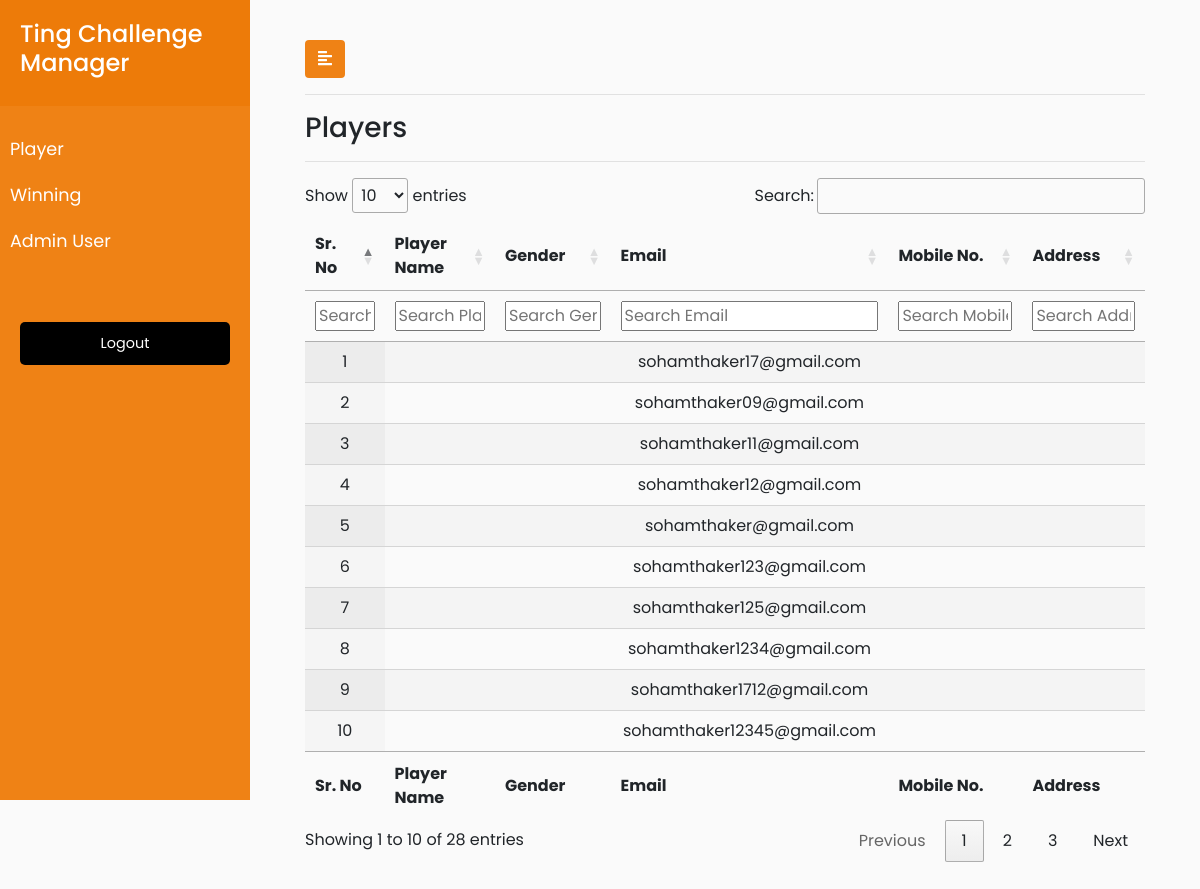
The app's page /all_players with its own data.
### ting_hiring_challenge_app/models.py (models this page shows, shortened)
class PlayerRegistration(models.Model):
    player_name = models.CharField(max_length=200,blank='True')
    player_gender = models.CharField(max_length=200,blank='True')
    player_mobile_no = models.CharField(max_length=20,blank='True')
    player_email = models.CharField(max_length=100)
    player_address = models.TextField(max_length=900,blank=True)
    player_retry = models.BooleanField(default=True)
    created_at = models.DateTimeField(default=timezone.now,blank='True')
    updated_at = models.DateTimeField(default=timezone.now,blank='True')

### ting_hiring_challenge_app/views.py (the view)
# urls.py: path('all_players',views.all_players,name='all_players'),
def all_players(request):
    player_list = PlayerRegistration.objects.all()
    data={'player_list':player_list}
    return render(request, 'ting_hiring_challenge_app/player_table.html',data)

### ting_hiring_challenge_app/templates/ting_hiring_challenge_app/player_table.html (shortened to what this page needs)
{% extends 'ting_hiring_challenge_app/base.html' %}
{% load static %}
{% block content %}
<h3>Players</h3>
                <hr>
<div>
    <table id="test_table" class="display" style="width:  100%">
        <thead>
            <tr>
                <th>Sr. No</th>
                <th>Player Name</th>
                <th>Gender</th>
                <th>Email</th>
                <th>Mobile No.</th>
                <th>Address</th>
            </tr>
            <tr>
                <th>Sr. No</th>
                <th>Player Name</th>
                <th>Gender</th>
                <th>Email</th>
                <th>Mobile No.</th>
                <th>Address</th>
            </tr>
        </thead>
        <tbody>
        {% for player in player_list %}
            <tr>
                <td>{{forloop.counter}}</td>
                <td>{{player.player_name}}</td>
                <td>{{player.player_gender}}</td>
                <td>{{player.player_email}}</td>
                <td>{{player.player_mobile_no}}</td>
                <td>{{player.player_address}}</td>
            </tr>
            {% endfor %}
        </tbody>
        <tfoot>
            <tr>
                <th>Sr. No</th>
                <th>Player Name</th>
                <th>Gender</th>
                <th>Email</th>
                <th>Mobile No.</th>
                <th>Address</th>
            </tr>
        </tfoot>
    </table>
</div>
{% endblock %}

### ting_hiring_challenge_app/templates/ting_hiring_challenge_app/base.html (shortened to what this page needs)
<!DOCTYPE html>
<html>
{% load static %}
<head>
    <link rel="stylesheet" href="https://stackpath.bootstrapcdn.com/bootstrap/4.1.0/css/bootstrap.min.css">
    <link rel="stylesheet" href="{% static 'ting_hiring_challenge_app/css/style.css' %}">
    <link rel="stylesheet" href="https://cdnjs.cloudflare.com/ajax/libs/malihu-custom-scrollbar-plugin/3.1.5/jquery.mCustomScrollbar.min.css">
    <link rel="stylesheet" href=" https://cdn.datatables.net/1.10.19/css/jquery.dataTables.min.css">
    <link rel="stylesheet" href="https://cdn.datatables.net/fixedheader/3.1.5/css/fixedHeader.dataTables.min.css">
</head>
<body>
    <div class="wrapper">
        <nav id="sidebar">
            <div class="sidebar-header">
                <h4>Ting Challenge Manager</h4>
            </div>
            <ul class="list-unstyled components">
                <li>
                    <a href="{% url 'ting_hiring_challenge_app:all_players' %}">Player</a>
                </li>
                <li>
                    <a href="{% url 'ting_hiring_challenge_app:all_winners' %}">Winning</a>
                </li>
                <li>
                    <a href="{% url 'ting_hiring_challenge_app:all_users' %}">Admin User</a>
                </li>
            </ul>
            <ul class="list-unstyled CTAs">
                <li>
                    <a href="{% url 'ting_hiring_challenge_app:logout' %}" class="btn" style="background-color: #000">
                        <font color="#fff">Logout</font>
                    </a>
                </li>
            </ul>
        </nav>
        <div id="content">
            <div class="container-fluid">
                <button type="button" id="sidebarCollapse" class="btn" style="background-color: #EF8215;color: #fff">
                    <i class="fas fa-align-left"></i>
                </button>
                <hr>
                {% block content %}
                {% endblock %}
            </div>
        </div>
    </div>
    </body>
</html>

### ting_hiring_challenge_app/static/ting_hiring_challenge_app/css/style.css (style rules this page uses)
body { font-family: 'Poppins', sans-serif; background: #fafafa; }
a, a:hover, a:focus { color: inherit; text-decoration: none; transition: all 0.3s; }
.wrapper { display: flex; width: 100%; }
#sidebar { width: 250px; position: fixed; top: 0; left: 0; height: 100vh; z-index: 999; background: #EF8215; color: #fff; transition: all 0.3s; }
#sidebar .sidebar-header { padding: 20px; background: #ed7b09; }
#sidebar ul.components { padding: 20px 0; border-bottom: 1px solid #EF8215; }
#sidebar ul li a { padding: 10px; font-size: 1.1em; display: block; }
ul.CTAs { padding: 20px; }
ul.CTAs a { text-align: center; font-size: 0.9em !important; display: block; border-radius: 5px; margin-bottom: 5px; }
#content { width: calc(100% - 250px); padding: 40px; min-height: 100vh; transition: all 0.3s; position: absolute; top: 0; right: 0; }
#test_table { text-align: center; }

### records on screen
PlayerRegistration: player_email "sohamthaker17@gmail.com"
PlayerRegistration: player_email "sohamthaker09@gmail.com"
PlayerRegistration: player_email "sohamthaker11@gmail.com"
PlayerRegistration: player_email "sohamthaker12@gmail.com"
PlayerRegistration: player_email "sohamthaker@gmail.com"
PlayerRegistration: player_email "sohamthaker123@gmail.com"
PlayerRegistration: player_email "sohamthaker125@gmail.com"
PlayerRegistration: player_email "sohamthaker1234@gmail.com"
PlayerRegistration: player_email "sohamthaker1712@gmail.com"
PlayerRegistration: player_email "sohamthaker12345@gmail.com"
